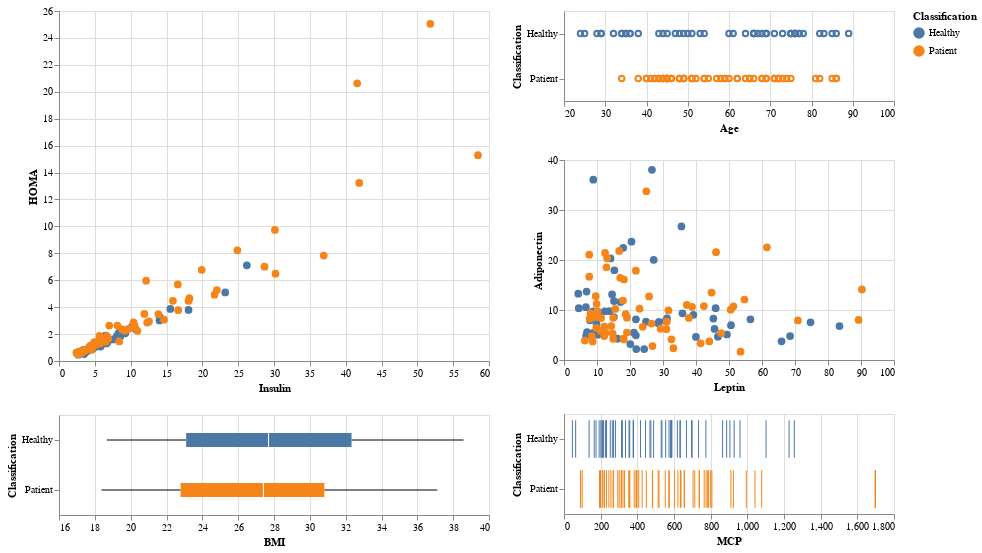

Notebook source saved alongside this figure:
### Code cell
input_dropdown = alt.binding_select(options=[None,1,2],labels=['All','1. Healthy Control','2. Patients'])
highlight = alt.selection(type='single',bind=input_dropdown, name='Classification',fields=['Classification'])
brush = alt.selection(type='interval')



scatter1 = alt.Chart(dataset).mark_circle(size=60).encode(
    x='Insulin',
    y='HOMA',
    color=alt.Color('Classification:N', scale=alt.Scale(scheme='tableau10')),
    opacity=alt.condition(highlight | brush, alt.value(1.0), alt.value(0.1)),
).properties(
    width=430,
    height=350,
    selection=highlight
).add_selection(
    brush
)

tick_axis = alt.Axis()

x_points = alt.Chart(dataset).mark_point().encode(
    alt.X('Age:Q', axis=tick_axis,scale=alt.Scale(domain=[20, 100])),
    alt.Y('Classification:N', title='Classification', axis=tick_axis),
    color=alt.Color('Classification:N', scale=alt.Scale(scheme='tableau10')),
    opacity=alt.condition(highlight | brush , alt.value(1.0), alt.value(0.1))
).properties(
    height=90,
    width=330,
).add_selection(
    highlight
).add_selection(
    brush
)


scatter2 = alt.Chart(dataset).mark_circle(size=60).encode(
    x='Leptin',
    y='Adiponectin',
    color=alt.Color('Classification:N', scale=alt.Scale(scheme='tableau10')),
    opacity=alt.condition(highlight | brush, alt.value(1.0), alt.value(0.1)),
).properties(
    width=330,
    height=200,
    selection=highlight
).add_selection(
    brush
)


box = alt.Chart(dataset).mark_boxplot().encode(
     y=alt.Y('Classification:N'),
     x=alt.X('BMI:Q', scale=alt.Scale(domain=[16, 40])),
     color=alt.Color('Classification:N', scale=alt.Scale(scheme='tableau10')),
     opacity=alt.condition(highlight | brush , alt.value(1.0), alt.value(0.1))
).properties(
    width=430,
    height=100,
    selection=highlight
)

x_ticks = alt.Chart(dataset).mark_tick().encode(
    alt.X('MCP:Q', axis=tick_axis),
    alt.Y('Classification:N', title='Classification', axis=tick_axis),
    color=alt.Color('Classification:N', scale=alt.Scale(scheme='tableau10')),
    opacity=alt.condition(highlight | brush , alt.value(1.0), alt.value(0.1))
).properties(
    height=100,
    width=330,
).add_selection(
    highlight
).add_selection(
    brush
)


scatter1 & box | x_points & scatter2 & x_ticks

### Figure 1 — Vega-Lite specification as saved in the notebook (floating-point values rounded to 4 significant figures)
{"config": {"view": {"continuousWidth": 400, "continuousHeight": 300}}, "hconcat": [{"vconcat": [{"mark": {"type": "circle", "size": 60}, "encoding": {"color": {"type": "nominal", "field": "Classification", "scale": {"scheme": "tableau10"}}, "opacity": {"condition": {"value": 1.0, "selection": {"or": ["Classification", "selector005"]}}, "value": 0.1}, "x": {"type": "quantitative", "field": "Insulin"}, "y": {"type": "quantitative", "field": "HOMA"}}, "height": 350, "selection": {"Classification": {"type": "single", "bind": {"input": "select", "options": [null, 1, 2], "labels": ["All", "1. Healthy Control", "2. Patients"]}, "fields": ["Classification"]}, "selector005": {"type": "interval"}}, "width": 430}, {"mark": "boxplot", "encoding": {"color": {"type": "nominal", "field": "Classification", "scale": {"scheme": "tableau10"}}, "opacity": {"condition": {"value": 1.0, "selection": {"or": ["Classification", "selector005"]}}, "value": 0.1}, "x": {"type": "quantitative", "field": "BMI", "scale": {"domain": [16, 40]}}, "y": {"type": "nominal", "field": "Classification"}}, "height": 100, "selection": {"Classification": {"type": "single", "bind": {"input": "select", "options": [null, 1, 2], "labels": ["All", "1. Healthy Control", "2. Patients"]}, "fields": ["Classification"]}}, "width": 430}]}, {"vconcat": [{"mark": "point", "encoding": {"color": {"type": "nominal", "field": "Classification", "scale": {"scheme": "tableau10"}}, "opacity": {"condition": {"value": 1.0, "selection": {"or": ["Classification", "selector005"]}}, "value": 0.1}, "x": {"type": "quantitative", "axis": {}, "field": "Age", "scale": {"domain": [20, 100]}}, "y": {"type": "nominal", "axis": {}, "field": "Classification", "title": "Classification"}}, "height": 90, "selection": {"Classification": {"type": "single", "bind": {"input": "select", "options": [null, 1, 2], "labels": ["All", "1. Healthy Control", "2. Patients"]}, "fields": ["Classification"]}, "selector005": {"type": "interval"}}, "width": 330}, {"mark": {"type": "circle", "size": 60}, "encoding": {"color": {"type": "nominal", "field": "Classification", "scale": {"scheme": "tableau10"}}, "opacity": {"condition": {"value": 1.0, "selection": {"or": ["Classification", "selector005"]}}, "value": 0.1}, "x": {"type": "quantitative", "field": "Leptin"}, "y": {"type": "quantitative", "field": "Adiponectin"}}, "height": 200, "selection": {"Classification": {"type": "single", "bind": {"input": "select", "options": [null, 1, 2], "labels": ["All", "1. Healthy Control", "2. Patients"]}, "fields": ["Classification"]}, "selector005": {"type": "interval"}}, "width": 330}, {"mark": "tick", "encoding": {"color": {"type": "nominal", "field": "Classification", "scale": {"scheme": "tableau10"}}, "opacity": {"condition": {"value": 1.0, "selection": {"or": ["Classification", "selector005"]}}, "value": 0.1}, "x": {"type": "quantitative", "axis": {}, "field": "MCP"}, "y": {"type": "nominal", "axis": {}, "field": "Classification", "title": "Classification"}}, "height": 100, "selection": {"Classification": {"type": "single", "bind": {"input": "select", "options": [null, 1, 2], "labels": ["All", "1. Healthy Control", "2. Patients"]}, "fields": ["Classification"]}, "selector005": {"type": "interval"}}, "width": 330}]}], "data": {"name": "data-4ab163a91e553ca35fdad7e1e7ddbe9f"}, "$schema": "https://vega.github.io/schema/vega-lite/v4.8.1.json", "datasets": {"data-4ab163a91e553ca35fdad7e1e7ddbe9f": [{"Age": 48, "BMI": 23.5, "Glucose": 70, "Insulin": 2.707, "HOMA": 0.4674, "Leptin": 8.807, "Adiponectin": 9.702, "Resistin": 7.996, "MCP": 417.1, "Classification": "Healthy"}, {"Age": 83, "BMI": 20.69, "Glucose": 92, "Insulin": 3.115, "HOMA": 0.7069, "Leptin": 8.844, "Adiponectin": 5.429, "Resistin": 4.064, "MCP": 468.8, "Classification": "Healthy"}, {"Age": 82, "BMI": 23.12, "Glucose": 91, "Insulin": 4.498, "HOMA": 1.01, "Leptin": 17.94, "Adiponectin": 22.43, "Resistin": 9.277, "MCP": 554.7, "Classification": "Healthy"}, {"Age": 68, "BMI": 21.37, "Glucose": 77, "Insulin": 3.226, "HOMA": 0.6127, "Leptin": 9.883, "Adiponectin": 7.17, "Resistin": 12.77, "MCP": 928.2, "Classification": "Healthy"}, {"Age": 86, "BMI": 21.11, "Glucose": 92, "Insulin": 3.549, "HOMA": 0.8054, "Leptin": 6.699, "Adiponectin": 4.819, "Resistin": 10.58, "MCP": 773.9, "Classification": "Healthy"}, {"Age": 49, "BMI": 22.85, "Glucose": 92, "Insulin": 3.226, "HOMA": 0.7321, "Leptin": 6.832, "Adiponectin": 13.68, "Resistin": 10.32, "MCP": 530.4, "Classification": "Healthy"}, {"Age": 89, "BMI": 22.7, "Glucose": 77, "Insulin": 4.69, "HOMA": 0.8908, "Leptin": 6.964, "Adiponectin": 5.59, "Resistin": 12.94, "MCP": 1256.0, "Classification": "Healthy"}, {"Age": 76, "BMI": 23.8, "Glucose": 118, "Insulin": 6.47, "HOMA": 1.883, "Leptin": 4.311, "Adiponectin": 13.25, "Resistin": 5.104, "MCP": 280.7, "Classification": "Healthy"}, {"Age": 73, "BMI": 22.0, "Glucose": 97, "Insulin": 3.35, "HOMA": 0.8015, "Leptin": 4.47, "Adiponectin": 10.36, "Resistin": 6.284, "MCP": 136.9, "Classification": "Healthy"}, {"Age": 75, "BMI": 23.0, "Glucose": 83, "Insulin": 4.952, "HOMA": 1.014, "Leptin": 17.13, "Adiponectin": 11.58, "Resistin": 7.091, "MCP": 318.3, "Classification": "Healthy"}, {"Age": 34, "BMI": 21.47, "Glucose": 78, "Insulin": 3.469, "HOMA": 0.6674, "Leptin": 14.57, "Adiponectin": 13.11, "Resistin": 6.92, "MCP": 354.6, "Classification": "Healthy"}, {"Age": 29, "BMI": 23.01, "Glucose": 82, "Insulin": 5.663, "HOMA": 1.145, "Leptin": 35.59, "Adiponectin": 26.72, "Resistin": 4.58, "MCP": 174.8, "Classification": "Healthy"}, {"Age": 25, "BMI": 22.86, "Glucose": 82, "Insulin": 4.09, "HOMA": 0.8273, "Leptin": 20.45, "Adiponectin": 23.67, "Resistin": 5.14, "MCP": 313.7, "Classification": "Healthy"}, {"Age": 24, "BMI": 18.67, "Glucose": 88, "Insulin": 6.107, "HOMA": 1.33, "Leptin": 8.88, "Adiponectin": 36.06, "Resistin": 6.85, "MCP": 632.2, "Classification": "Healthy"}, {"Age": 38, "BMI": 23.34, "Glucose": 75, "Insulin": 5.782, "HOMA": 1.07, "Leptin": 15.26, "Adiponectin": 17.95, "Resistin": 9.35, "MCP": 165.0, "Classification": "Healthy"}, {"Age": 44, "BMI": 20.76, "Glucose": 86, "Insulin": 7.553, "HOMA": 1.6, "Leptin": 14.09, "Adiponectin": 20.32, "Resistin": 7.64, "MCP": 63.61, "Classification": "Healthy"}, {"Age": 47, "BMI": 22.03, "Glucose": 84, "Insulin": 2.869, "HOMA": 0.59, "Leptin": 26.65, "Adiponectin": 38.04, "Resistin": 3.32, "MCP": 191.7, "Classification": "Healthy"}, {"Age": 61, "BMI": 32.04, "Glucose": 85, "Insulin": 18.08, "HOMA": 3.79, "Leptin": 30.77, "Adiponectin": 7.78, "Resistin": 13.68, "MCP": 444.4, "Classification": "Healthy"}, {"Age": 64, "BMI": 34.53, "Glucose": 95, "Insulin": 4.427, "HOMA": 1.037, "Leptin": 21.21, "Adiponectin": 5.463, "Resistin": 6.702, "MCP": 252.4, "Classification": "Healthy"}, {"Age": 32, "BMI": 36.51, "Glucose": 87, "Insulin": 14.03, "HOMA": 3.01, "Leptin": 49.37, "Adiponectin": 5.1, "Resistin": 17.1, "MCP": 588.5, "Classification": "Healthy"}, {"Age": 36, "BMI": 28.58, "Glucose": 86, "Insulin": 4.345, "HOMA": 0.9217, "Leptin": 15.12, "Adiponectin": 8.6, "Resistin": 9.154, "MCP": 534.2, "Classification": "Healthy"}, {"Age": 34, "BMI": 31.98, "Glucose": 87, "Insulin": 4.53, "HOMA": 0.9721, "Leptin": 28.75, "Adiponectin": 7.643, "Resistin": 5.626, "MCP": 572.8, "Classification": "Healthy"}, {"Age": 29, "BMI": 32.27, "Glucose": 84, "Insulin": 5.81, "HOMA": 1.204, "Leptin": 45.62, "Adiponectin": 6.21, "Resistin": 24.6, "MCP": 905.0, "Classification": "Healthy"}, {"Age": 35, "BMI": 30.28, "Glucose": 84, "Insulin": 4.376, "HOMA": 0.9067, "Leptin": 39.21, "Adiponectin": 9.048, "Resistin": 16.44, "MCP": 733.8, "Classification": "Healthy"}, {"Age": 54, "BMI": 30.48, "Glucose": 90, "Insulin": 5.537, "HOMA": 1.229, "Leptin": 12.33, "Adiponectin": 9.731, "Resistin": 10.19, "MCP": 1228.0, "Classification": "Healthy"}, {"Age": 45, "BMI": 37.04, "Glucose": 83, "Insulin": 6.76, "HOMA": 1.384, "Leptin": 39.98, "Adiponectin": 4.617, "Resistin": 8.704, "MCP": 586.2, "Classification": "Healthy"}, {"Age": 50, "BMI": 38.58, "Glucose": 106, "Insulin": 6.703, "HOMA": 1.753, "Leptin": 46.64, "Adiponectin": 4.668, "Resistin": 11.78, "MCP": 887.2, "Classification": "Healthy"}, {"Age": 66, "BMI": 31.45, "Glucose": 90, "Insulin": 9.245, "HOMA": 2.052, "Leptin": 45.96, "Adiponectin": 10.36, "Resistin": 23.38, "MCP": 1102.0, "Classification": "Healthy"}, {"Age": 35, "BMI": 35.25, "Glucose": 90, "Insulin": 6.817, "HOMA": 1.513, "Leptin": 50.61, "Adiponectin": 6.967, "Resistin": 22.04, "MCP": 667.9, "Classification": "Healthy"}, {"Age": 36, "BMI": 34.17, "Glucose": 80, "Insulin": 6.59, "HOMA": 1.3, "Leptin": 10.28, "Adiponectin": 5.066, "Resistin": 15.72, "MCP": 581.3, "Classification": "Healthy"}, {"Age": 66, "BMI": 36.21, "Glucose": 101, "Insulin": 15.53, "HOMA": 3.87, "Leptin": 74.71, "Adiponectin": 7.54, "Resistin": 22.32, "MCP": 865.0, "Classification": "Healthy"}, {"Age": 53, "BMI": 36.79, "Glucose": 101, "Insulin": 10.18, "HOMA": 2.535, "Leptin": 27.18, "Adiponectin": 20.03, "Resistin": 10.26, "MCP": 695.8, "Classification": "Healthy"}, {"Age": 28, "BMI": 35.86, "Glucose": 87, "Insulin": 8.576, "HOMA": 1.84, "Leptin": 68.51, "Adiponectin": 4.794, "Resistin": 21.44, "MCP": 358.6, "Classification": "Healthy"}, {"Age": 43, "BMI": 34.42, "Glucose": 89, "Insulin": 23.19, "HOMA": 5.092, "Leptin": 31.21, "Adiponectin": 8.301, "Resistin": 6.71, "MCP": 960.2, "Classification": "Healthy"}, {"Age": 51, "BMI": 27.69, "Glucose": 77, "Insulin": 3.855, "HOMA": 0.7322, "Leptin": 20.09, "Adiponectin": 3.192, "Resistin": 10.38, "MCP": 473.9, "Classification": "Healthy"}, {"Age": 67, "BMI": 29.61, "Glucose": 79, "Insulin": 5.819, "HOMA": 1.134, "Leptin": 21.9, "Adiponectin": 2.194, "Resistin": 4.207, "MCP": 585.3, "Classification": "Healthy"}, {"Age": 66, "BMI": 31.24, "Glucose": 82, "Insulin": 4.181, "HOMA": 0.8457, "Leptin": 16.22, "Adiponectin": 4.267, "Resistin": 3.292, "MCP": 634.6, "Classification": "Healthy"}, {"Age": 69, "BMI": 35.09, "Glucose": 101, "Insulin": 5.646, "HOMA": 1.407, "Leptin": 83.48, "Adiponectin": 6.797, "Resistin": 82.1, "MCP": 263.5, "Classification": "Healthy"}, {"Age": 60, "BMI": 26.35, "Glucose": 103, "Insulin": 5.138, "HOMA": 1.305, "Leptin": 24.3, "Adiponectin": 2.194, "Resistin": 20.25, "MCP": 379.0, "Classification": "Healthy"}, {"Age": 77, "BMI": 35.59, "Glucose": 76, "Insulin": 3.881, "HOMA": 0.7276, "Leptin": 21.79, "Adiponectin": 8.126, "Resistin": 17.26, "MCP": 618.3, "Classification": "Healthy"}, {"Age": 76, "BMI": 29.22, "Glucose": 83, "Insulin": 5.376, "HOMA": 1.101, "Leptin": 28.56, "Adiponectin": 7.37, "Resistin": 8.044, "MCP": 698.8, "Classification": "Healthy"}, {"Age": 76, "BMI": 27.2, "Glucose": 94, "Insulin": 14.07, "HOMA": 3.262, "Leptin": 35.89, "Adiponectin": 9.347, "Resistin": 8.416, "MCP": 377.2, "Classification": "Healthy"}, {"Age": 75, "BMI": 27.3, "Glucose": 85, "Insulin": 5.197, "HOMA": 1.09, "Leptin": 10.39, "Adiponectin": 9.001, "Resistin": 7.577, "MCP": 335.4, "Classification": "Healthy"}, {"Age": 69, "BMI": 32.5, "Glucose": 93, "Insulin": 5.43, "HOMA": 1.246, "Leptin": 15.14, "Adiponectin": 11.79, "Resistin": 11.79, "MCP": 270.1, "Classification": "Healthy"}, {"Age": 71, "BMI": 30.3, "Glucose": 102, "Insulin": 8.34, "HOMA": 2.098, "Leptin": 56.5, "Adiponectin": 8.13, "Resistin": 4.299, "MCP": 201.0, "Classification": "Healthy"}, {"Age": 66, "BMI": 27.7, "Glucose": 90, "Insulin": 6.042, "HOMA": 1.341, "Leptin": 24.85, "Adiponectin": 7.652, "Resistin": 6.705, "MCP": 225.9, "Classification": "Healthy"}, {"Age": 75, "BMI": 25.7, "Glucose": 94, "Insulin": 8.079, "HOMA": 1.873, "Leptin": 65.93, "Adiponectin": 3.741, "Resistin": 4.497, "MCP": 206.8, "Classification": "Healthy"}, {"Age": 78, "BMI": 25.3, "Glucose": 60, "Insulin": 3.508, "HOMA": 0.5192, "Leptin": 6.633, "Adiponectin": 10.57, "Resistin": 4.664, "MCP": 209.7, "Classification": "Healthy"}, {"Age": 69, "BMI": 29.4, "Glucose": 89, "Insulin": 10.7, "HOMA": 2.35, "Leptin": 45.27, "Adiponectin": 8.286, "Resistin": 4.53, "MCP": 215.8, "Classification": "Healthy"}, {"Age": 85, "BMI": 26.6, "Glucose": 96, "Insulin": 4.462, "HOMA": 1.057, "Leptin": 7.85, "Adiponectin": 7.932, "Resistin": 9.614, "MCP": 232.0, "Classification": "Healthy"}, {"Age": 76, "BMI": 27.1, "Glucose": 110, "Insulin": 26.21, "HOMA": 7.112, "Leptin": 21.78, "Adiponectin": 4.936, "Resistin": 8.494, "MCP": 45.84, "Classification": "Healthy"}, {"Age": 77, "BMI": 25.9, "Glucose": 85, "Insulin": 4.58, "HOMA": 0.9603, "Leptin": 13.74, "Adiponectin": 9.753, "Resistin": 11.77, "MCP": 488.8, "Classification": "Healthy"}, {"Age": 45, "BMI": 21.3, "Glucose": 102, "Insulin": 13.85, "HOMA": 3.485, "Leptin": 7.648, "Adiponectin": 21.06, "Resistin": 23.03, "MCP": 552.4, "Classification": "Patient"}, {"Age": 45, "BMI": 20.83, "Glucose": 74, "Insulin": 4.56, "HOMA": 0.8324, "Leptin": 7.753, "Adiponectin": 8.237, "Resistin": 28.03, "MCP": 383.0, "Classification": "Patient"}, {"Age": 49, "BMI": 20.96, "Glucose": 94, "Insulin": 12.3, "HOMA": 2.853, "Leptin": 11.24, "Adiponectin": 8.412, "Resistin": 23.12, "MCP": 573.6, "Classification": "Patient"}, {"Age": 34, "BMI": 24.24, "Glucose": 92, "Insulin": 21.7, "HOMA": 4.924, "Leptin": 16.74, "Adiponectin": 21.82, "Resistin": 12.07, "MCP": 481.9, "Classification": "Patient"}, {"Age": 42, "BMI": 21.36, "Glucose": 93, "Insulin": 2.999, "HOMA": 0.688, "Leptin": 19.08, "Adiponectin": 8.463, "Resistin": 17.38, "MCP": 321.9, "Classification": "Patient"}, {"Age": 68, "BMI": 21.08, "Glucose": 102, "Insulin": 6.2, "HOMA": 1.56, "Leptin": 9.699, "Adiponectin": 8.575, "Resistin": 13.74, "MCP": 448.8, "Classification": "Patient"}, {"Age": 51, "BMI": 19.13, "Glucose": 93, "Insulin": 4.364, "HOMA": 1.001, "Leptin": 11.08, "Adiponectin": 5.808, "Resistin": 5.571, "MCP": 90.6, "Classification": "Patient"}, {"Age": 62, "BMI": 22.66, "Glucose": 92, "Insulin": 3.482, "HOMA": 0.7902, "Leptin": 9.865, "Adiponectin": 11.24, "Resistin": 10.7, "MCP": 704.0, "Classification": "Patient"}, {"Age": 38, "BMI": 22.5, "Glucose": 95, "Insulin": 5.261, "HOMA": 1.233, "Leptin": 8.438, "Adiponectin": 4.772, "Resistin": 15.74, "MCP": 199.1, "Classification": "Patient"}, {"Age": 69, "BMI": 21.51, "Glucose": 112, "Insulin": 6.683, "HOMA": 1.846, "Leptin": 32.58, "Adiponectin": 4.138, "Resistin": 15.7, "MCP": 713.2, "Classification": "Patient"}, {"Age": 49, "BMI": 21.37, "Glucose": 78, "Insulin": 2.64, "HOMA": 0.5079, "Leptin": 6.334, "Adiponectin": 3.886, "Resistin": 22.94, "MCP": 737.7, "Classification": "Patient"}, {"Age": 51, "BMI": 22.89, "Glucose": 103, "Insulin": 2.74, "HOMA": 0.6961, "Leptin": 8.016, "Adiponectin": 9.35, "Resistin": 11.55, "MCP": 359.2, "Classification": "Patient"}, {"Age": 59, "BMI": 22.83, "Glucose": 98, "Insulin": 6.862, "HOMA": 1.659, "Leptin": 14.9, "Adiponectin": 4.23, "Resistin": 8.205, "MCP": 355.3, "Classification": "Patient"}, {"Age": 45, "BMI": 23.14, "Glucose": 116, "Insulin": 4.902, "HOMA": 1.403, "Leptin": 18.0, "Adiponectin": 4.295, "Resistin": 5.263, "MCP": 518.6, "Classification": "Patient"}, {"Age": 54, "BMI": 24.22, "Glucose": 86, "Insulin": 3.73, "HOMA": 0.7913, "Leptin": 8.687, "Adiponectin": 3.705, "Resistin": 10.34, "MCP": 635.0, "Classification": "Patient"}, {"Age": 64, "BMI": 22.22, "Glucose": 98, "Insulin": 5.7, "HOMA": 1.378, "Leptin": 12.19, "Adiponectin": 4.784, "Resistin": 13.91, "MCP": 396.0, "Classification": "Patient"}, {"Age": 46, "BMI": 20.83, "Glucose": 88, "Insulin": 3.42, "HOMA": 0.7424, "Leptin": 12.87, "Adiponectin": 18.55, "Resistin": 13.56, "MCP": 301.2, "Classification": "Patient"}, {"Age": 44, "BMI": 19.56, "Glucose": 114, "Insulin": 15.89, "HOMA": 4.468, "Leptin": 13.08, "Adiponectin": 20.37, "Resistin": 4.62, "MCP": 220.7, "Classification": "Patient"}, {"Age": 45, "BMI": 20.26, "Glucose": 92, "Insulin": 3.44, "HOMA": 0.7807, "Leptin": 7.65, "Adiponectin": 16.67, "Resistin": 7.84, "MCP": 193.9, "Classification": "Patient"}, {"Age": 44, "BMI": 24.74, "Glucose": 106, "Insulin": 58.46, "HOMA": 15.29, "Leptin": 18.16, "Adiponectin": 16.1, "Resistin": 5.31, "MCP": 244.8, "Classification": "Patient"}, {"Age": 51, "BMI": 18.37, "Glucose": 105, "Insulin": 6.03, "HOMA": 1.562, "Leptin": 9.62, "Adiponectin": 12.76, "Resistin": 3.21, "MCP": 513.7, "Classification": "Patient"}, {"Age": 72, "BMI": 23.62, "Glucose": 105, "Insulin": 4.42, "HOMA": 1.145, "Leptin": 21.78, "Adiponectin": 17.86, "Resistin": 4.82, "MCP": 195.9, "Classification": "Patient"}, {"Age": 46, "BMI": 22.21, "Glucose": 86, "Insulin": 36.94, "HOMA": 7.836, "Leptin": 10.16, "Adiponectin": 9.76, "Resistin": 5.68, "MCP": 312.0, "Classification": "Patient"}, {"Age": 43, "BMI": 26.56, "Glucose": 101, "Insulin": 10.55, "HOMA": 2.63, "Leptin": 9.8, "Adiponectin": 6.42, "Resistin": 16.1, "MCP": 806.7, "Classification": "Patient"}, {"Age": 55, "BMI": 31.98, "Glucose": 92, "Insulin": 16.64, "HOMA": 3.775, "Leptin": 37.22, "Adiponectin": 11.02, "Resistin": 7.165, "MCP": 483.4, "Classification": "Patient"}, {"Age": 43, "BMI": 31.25, "Glucose": 103, "Insulin": 4.328, "HOMA": 1.1, "Leptin": 25.78, "Adiponectin": 12.72, "Resistin": 38.65, "MCP": 775.3, "Classification": "Patient"}, {"Age": 86, "BMI": 26.67, "Glucose": 201, "Insulin": 41.61, "HOMA": 20.63, "Leptin": 47.65, "Adiponectin": 5.357, "Resistin": 24.37, "MCP": 1698.0, "Classification": "Patient"}, {"Age": 41, "BMI": 26.67, "Glucose": 97, "Insulin": 22.03, "HOMA": 5.272, "Leptin": 44.71, "Adiponectin": 13.49, "Resistin": 27.83, "MCP": 783.8, "Classification": "Patient"}, {"Age": 59, "BMI": 28.67, "Glucose": 77, "Insulin": 3.188, "HOMA": 0.6055, "Leptin": 17.02, "Adiponectin": 16.44, "Resistin": 31.69, "MCP": 910.5, "Classification": "Patient"}, {"Age": 81, "BMI": 31.64, "Glucose": 100, "Insulin": 9.669, "HOMA": 2.385, "Leptin": 38.81, "Adiponectin": 10.64, "Resistin": 29.56, "MCP": 426.2, "Classification": "Patient"}, {"Age": 48, "BMI": 32.46, "Glucose": 99, "Insulin": 28.68, "HOMA": 7.003, "Leptin": 46.08, "Adiponectin": 21.57, "Resistin": 10.16, "MCP": 738.0, "Classification": "Patient"}, {"Age": 71, "BMI": 25.51, "Glucose": 112, "Insulin": 10.39, "HOMA": 2.872, "Leptin": 19.07, "Adiponectin": 5.486, "Resistin": 42.74, "MCP": 799.9, "Classification": "Patient"}, {"Age": 42, "BMI": 29.3, "Glucose": 98, "Insulin": 4.172, "HOMA": 1.009, "Leptin": 12.26, "Adiponectin": 6.696, "Resistin": 53.67, "MCP": 1042.0, "Classification": "Patient"}, {"Age": 65, "BMI": 29.67, "Glucose": 85, "Insulin": 14.65, "HOMA": 3.071, "Leptin": 26.52, "Adiponectin": 7.283, "Resistin": 19.46, "MCP": 1698.0, "Classification": "Patient"}, {"Age": 48, "BMI": 28.12, "Glucose": 90, "Insulin": 2.54, "HOMA": 0.5639, "Leptin": 15.53, "Adiponectin": 10.22, "Resistin": 16.11, "MCP": 1698.0, "Classification": "Patient"}, {"Age": 85, "BMI": 27.69, "Glucose": 196, "Insulin": 51.81, "HOMA": 25.05, "Leptin": 70.88, "Adiponectin": 7.902, "Resistin": 55.22, "MCP": 1078.0, "Classification": "Patient"}, {"Age": 48, "BMI": 31.25, "Glucose": 199, "Insulin": 12.16, "HOMA": 5.97, "Leptin": 18.13, "Adiponectin": 4.104, "Resistin": 53.63, "MCP": 1698.0, "Classification": "Patient"}, {"Age": 58, "BMI": 29.15, "Glucose": 139, "Insulin": 16.58, "HOMA": 5.685, "Leptin": 22.89, "Adiponectin": 10.26, "Resistin": 13.97, "MCP": 923.9, "Classification": "Patient"}, {"Age": 40, "BMI": 30.84, "Glucose": 128, "Insulin": 41.89, "HOMA": 13.23, "Leptin": 31.04, "Adiponectin": 6.161, "Resistin": 17.56, "MCP": 638.3, "Classification": "Patient"}, {"Age": 82, "BMI": 31.22, "Glucose": 100, "Insulin": 18.08, "HOMA": 4.459, "Leptin": 31.65, "Adiponectin": 9.924, "Resistin": 19.95, "MCP": 994.3, "Classification": "Patient"}, {"Age": 52, "BMI": 30.8, "Glucose": 87, "Insulin": 30.21, "HOMA": 6.483, "Leptin": 29.27, "Adiponectin": 6.269, "Resistin": 24.25, "MCP": 764.7, "Classification": "Patient"}, {"Age": 49, "BMI": 32.46, "Glucose": 134, "Insulin": 24.89, "HOMA": 8.226, "Leptin": 42.39, "Adiponectin": 10.79, "Resistin": 5.768, "MCP": 656.4, "Classification": "Patient"}, {"Age": 60, "BMI": 31.23, "Glucose": 131, "Insulin": 30.13, "HOMA": 9.736, "Leptin": 37.84, "Adiponectin": 8.404, "Resistin": 11.5, "MCP": 396.0, "Classification": "Patient"}, {"Age": 49, "BMI": 29.78, "Glucose": 70, "Insulin": 8.396, "HOMA": 1.45, "Leptin": 51.34, "Adiponectin": 10.73, "Resistin": 20.77, "MCP": 602.5, "Classification": "Patient"}, {"Age": 44, "BMI": 27.89, "Glucose": 99, "Insulin": 9.208, "HOMA": 2.249, "Leptin": 12.68, "Adiponectin": 5.478, "Resistin": 23.03, "MCP": 407.2, "Classification": "Patient"}, {"Age": 40, "BMI": 27.64, "Glucose": 103, "Insulin": 2.432, "HOMA": 0.6179, "Leptin": 14.32, "Adiponectin": 6.784, "Resistin": 26.01, "MCP": 293.1, "Classification": "Patient"}, {"Age": 71, "BMI": 27.92, "Glucose": 104, "Insulin": 18.2, "HOMA": 4.669, "Leptin": 53.5, "Adiponectin": 1.656, "Resistin": 49.24, "MCP": 256.0, "Classification": "Patient"}, {"Age": 69, "BMI": 28.44, "Glucose": 108, "Insulin": 8.808, "HOMA": 2.346, "Leptin": 14.75, "Adiponectin": 5.288, "Resistin": 16.49, "MCP": 353.6, "Classification": "Patient"}, {"Age": 74, "BMI": 28.65, "Glucose": 88, "Insulin": 3.012, "HOMA": 0.6538, "Leptin": 31.12, "Adiponectin": 7.652, "Resistin": 18.36, "MCP": 572.4, "Classification": "Patient"}, {"Age": 66, "BMI": 26.56, "Glucose": 89, "Insulin": 6.524, "HOMA": 1.432, "Leptin": 14.91, "Adiponectin": 8.43, "Resistin": 14.92, "MCP": 269.5, "Classification": "Patient"}, {"Age": 65, "BMI": 30.92, "Glucose": 97, "Insulin": 10.49, "HOMA": 2.51, "Leptin": 44.02, "Adiponectin": 3.71, "Resistin": 20.47, "MCP": 396.6, "Classification": "Patient"}, {"Age": 72, "BMI": 29.14, "Glucose": 83, "Insulin": 10.95, "HOMA": 2.242, "Leptin": 26.81, "Adiponectin": 2.785, "Resistin": 14.77, "MCP": 232.0, "Classification": "Patient"}, {"Age": 57, "BMI": 34.84, "Glucose": 95, "Insulin": 12.55, "HOMA": 2.94, "Leptin": 33.16, "Adiponectin": 2.365, "Resistin": 9.954, "MCP": 655.8, "Classification": "Patient"}, {"Age": 73, "BMI": 37.11, "Glucose": 134, "Insulin": 5.636, "HOMA": 1.863, "Leptin": 41.41, "Adiponectin": 3.336, "Resistin": 6.892, "MCP": 788.9, "Classification": "Patient"}, {"Age": 45, "BMI": 29.38, "Glucose": 90, "Insulin": 4.713, "HOMA": 1.046, "Leptin": 23.85, "Adiponectin": 6.644, "Resistin": 15.56, "MCP": 621.3, "Classification": "Patient"}, {"Age": 46, "BMI": 33.18, "Glucose": 92, "Insulin": 5.75, "HOMA": 1.305, "Leptin": 18.69, "Adiponectin": 9.16, "Resistin": 8.89, "MCP": 209.2, "Classification": "Patient"}, {"Age": 68, "BMI": 35.56, "Glucose": 131, "Insulin": 8.15, "HOMA": 2.634, "Leptin": 17.87, "Adiponectin": 11.9, "Resistin": 4.19, "MCP": 198.4, "Classification": "Patient"}, {"Age": 75, "BMI": 30.48, "Glucose": 152, "Insulin": 7.01, "HOMA": 2.628, "Leptin": 50.53, "Adiponectin": 10.06, "Resistin": 11.73, "MCP": 99.45, "Classification": "Patient"}, {"Age": 54, "BMI": 36.05, "Glucose": 119, "Insulin": 11.91, "HOMA": 3.496, "Leptin": 89.27, "Adiponectin": 8.01, "Resistin": 5.06, "MCP": 218.3, "Classification": "Patient"}, {"Age": 45, "BMI": 26.85, "Glucose": 92, "Insulin": 3.33, "HOMA": 0.7557, "Leptin": 54.68, "Adiponectin": 12.1, "Resistin": 10.96, "MCP": 268.2, "Classification": "Patient"}, {"Age": 62, "BMI": 26.84, "Glucose": 100, "Insulin": 4.53, "HOMA": 1.117, "Leptin": 12.45, "Adiponectin": 21.42, "Resistin": 7.32, "MCP": 330.2, "Classification": "Patient"}, {"Age": 65, "BMI": 32.05, "Glucose": 97, "Insulin": 5.73, "HOMA": 1.371, "Leptin": 61.48, "Adiponectin": 22.54, "Resistin": 10.33, "MCP": 314.1, "Classification": "Patient"}, {"Age": 72, "BMI": 25.59, "Glucose": 82, "Insulin": 2.82, "HOMA": 0.5704, "Leptin": 24.96, "Adiponectin": 33.75, "Resistin": 3.27, "MCP": 392.5, "Classification": "Patient"}, {"Age": 86, "BMI": 27.18, "Glucose": 138, "Insulin": 19.91, "HOMA": 6.777, "Leptin": 90.28, "Adiponectin": 14.11, "Resistin": 4.35, "MCP": 90.09, "Classification": "Patient"}]}}
